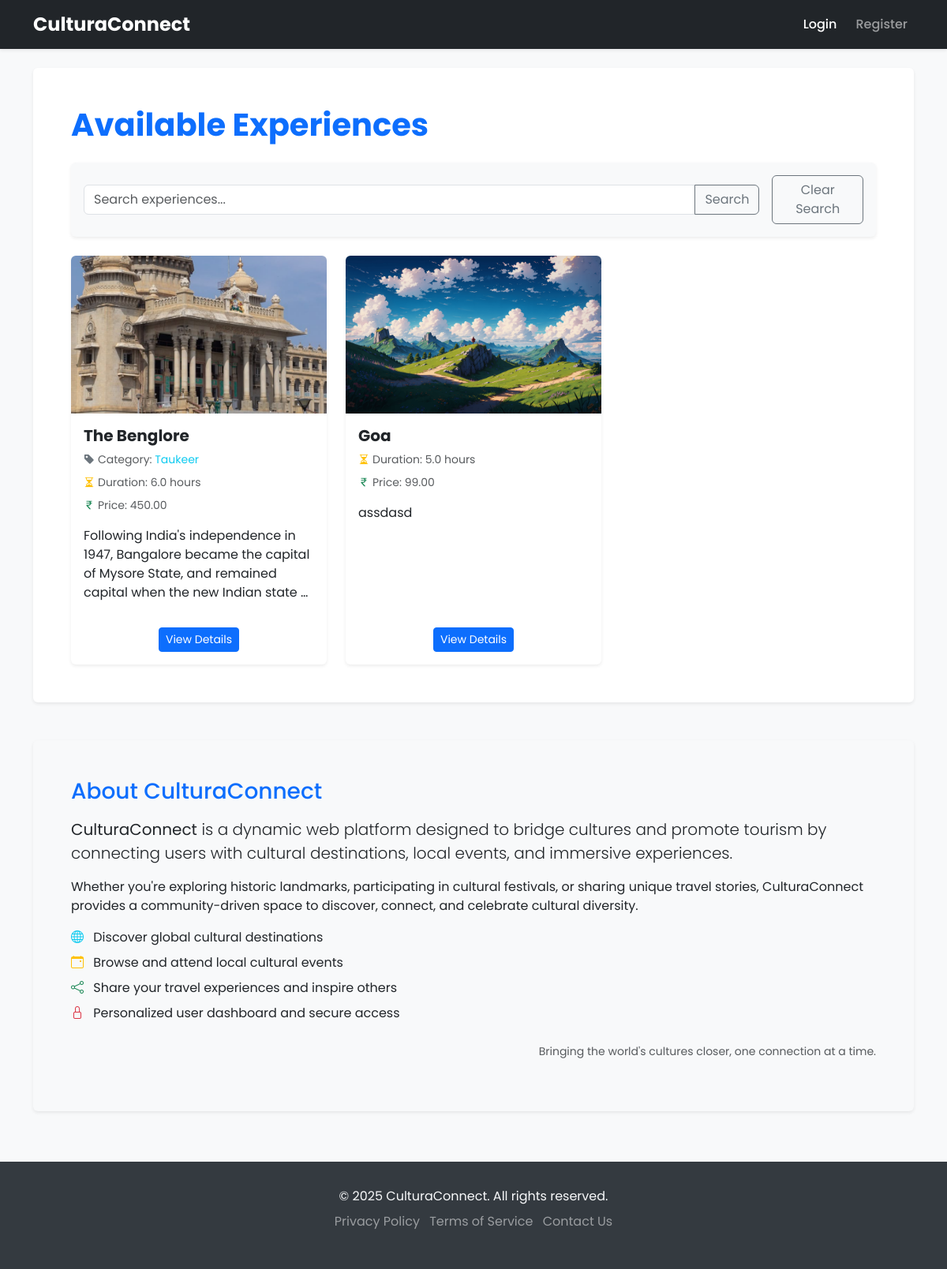
The page /experiences/ on the database its author committed.
### experiences/models.py (models this page shows, shortened)
class Experience(models.Model):
    title = models.CharField(max_length=255)
    category = models.ForeignKey(ExperienceCategory, on_delete=models.SET_NULL, null=True, blank=True)
    description = models.TextField()
    itinerary = models.TextField(blank=True, help_text="Outline of the experience.")
    duration_hours = models.DecimalField(max_digits=4, decimal_places=1, help_text="Duration in hours (e.g., 2.5)")
    price = models.DecimalField(max_digits=10, decimal_places=2, blank=True, null=True)
    guide_info = models.CharField(max_length=255, blank=True, help_text="Information about the guide, if applicable.")
    location_details = models.CharField(max_length=255, blank=True, help_text="Starting point or main location.")
    inclusions = models.TextField(blank=True)
    exclusions = models.TextField(blank=True)
    image = models.ImageField(upload_to='experience_images/', blank=True, null=True)
    is_active = models.BooleanField(default=True)
    created_at = models.DateTimeField(auto_now_add=True)
    updated_at = models.DateTimeField(auto_now=True)
    def get_absolute_url(self):
        return reverse('experiences:experience_detail', kwargs={'pk': self.pk})

class ExperienceCategory(models.Model):
    name = models.CharField(max_length=100, unique=True)
    slug = models.SlugField(max_length=100, unique=True, blank=True)
    class Meta:
        verbose_name_plural = "Experience Categories"

### experiences/views.py (the view)
# urls.py: path('', ExperienceListView.as_view(), name='experience_list'),
class ExperienceListView(ListView):
    model = Experience
    template_name = 'experiences/experience_list.html'
    context_object_name = 'experiences'
    queryset = Experience.objects.filter(is_active=True).order_by('-created_at') # Show active experiences, newest first
    def get_context_data(self, **kwargs):
        context = super().get_context_data(**kwargs)
        context['categories'] = ExperienceCategory.objects.all()
        return context

### experiences/templates/experiences/experience_list.html (shortened to what this page needs)
{% extends "base.html" %}
{% load static %}
{% block content %}
    <div class="d-flex justify-content-between align-items-center mb-4">
        <h1 class="mb-0 text-primary fw-bold">Available Experiences</h1>
    </div>
    <form action="{% url 'experiences:experience_list' %}" method="get" class="mb-4 p-3 bg-light rounded shadow-sm d-flex align-items-center">
        <div class="input-group me-3">
            <input type="text" class="form-control" placeholder="Search experiences..." name="q" value="{{ request.GET.q }}">
            <button class="btn btn-outline-secondary" type="submit">Search</button>
        </div>
        <a href="{% url 'experiences:experience_list' %}" class="btn btn-outline-secondary">Clear Search</a>
    </form>
    {% if experiences %}
        <div class="row row-cols-1 row-cols-md-2 row-cols-lg-3 g-4">
            {% for experience in experiences %}
                <div class="col">
                    <div class="card h-100 shadow-sm border-0 hover-shadow-lg transition">
                        {% if experience.image %}
                            <a href="{{ experience.get_absolute_url }}">
                                <img src="{{ experience.image.url }}" class="card-img-top img-fluid rounded-top" alt="{{ experience.title }}" style="height: 200px; object-fit: cover;">
                            </a>
                        {% else %}
                            <img src="{% static 'img/placeholder_experience.jpg' %}" class="card-img-top img-fluid rounded-top" alt="Placeholder Image" style="height: 200px; object-fit: cover;">
                        {% endif %}
                        <div class="card-body d-flex flex-column">
                            <h5 class="card-title fw-bold mb-2">
                                <a href="{{ experience.get_absolute_url }}" class="text-decoration-none text-dark hover-primary">
                                    {{ experience.title }}
                                </a>
                            </h5>
                            {% if experience.category %}
                                <p class="card-text small text-muted mb-2">
                                    <i class="bi bi-tag-fill me-1 text-secondary"></i>Category:
                                    <a href="{% url 'experiences:experience_category' experience.category.slug %}" class="text-decoration-none text-info hover-primary">
                                        {{ experience.category.name }}
                                    </a>
                                </p>
                            {% endif %}
                            <p class="card-text small text-muted mb-2">
                                <i class="bi bi-hourglass-split me-1 text-warning"></i>Duration: {{ experience.duration_hours }} hours
                            </p>
                            <p class="card-text small text-muted mb-3">
                                <i class="bi bi-currency-rupee me-1 text-success"></i>Price:
                                {% if experience.price %}
                                    {{ experience.price }}
                                {% else %}
                                    Contact for price
                                {% endif %}
                            </p>
                            <p class="card-text flex-grow-1">{{ experience.description|truncatewords:20 }}</p>
                            <div class="mt-auto text-center"> <a href="{{ experience.get_absolute_url }}" class="btn btn-primary btn-sm mt-3">View Details</a>
                            </div>
                        </div>
                    </div>
                </div>
            {% endfor %}
        </div>
    {% endif %}
{% endblock %}

### templates/base.html (style rules this page uses)
body { font-family: 'Poppins', sans-serif; background-color: #f8f9fa; }
h1, h2, h3, h4, h5, h6 { font-family: 'Poppins', sans-serif; color: #343a40; }

### rows shown on the page
Experience: image (picture), title "The Benglore", category.name "Taukeer", duration_hours "6.0", price "450.00", description "Following India's independence in 1947, Bangalore became the capital of Mysore State, and remained capital when the new Indian state …"
Experience: image (picture), title "Goa", duration_hours "5.0", price "99.00", description "assdasd"
